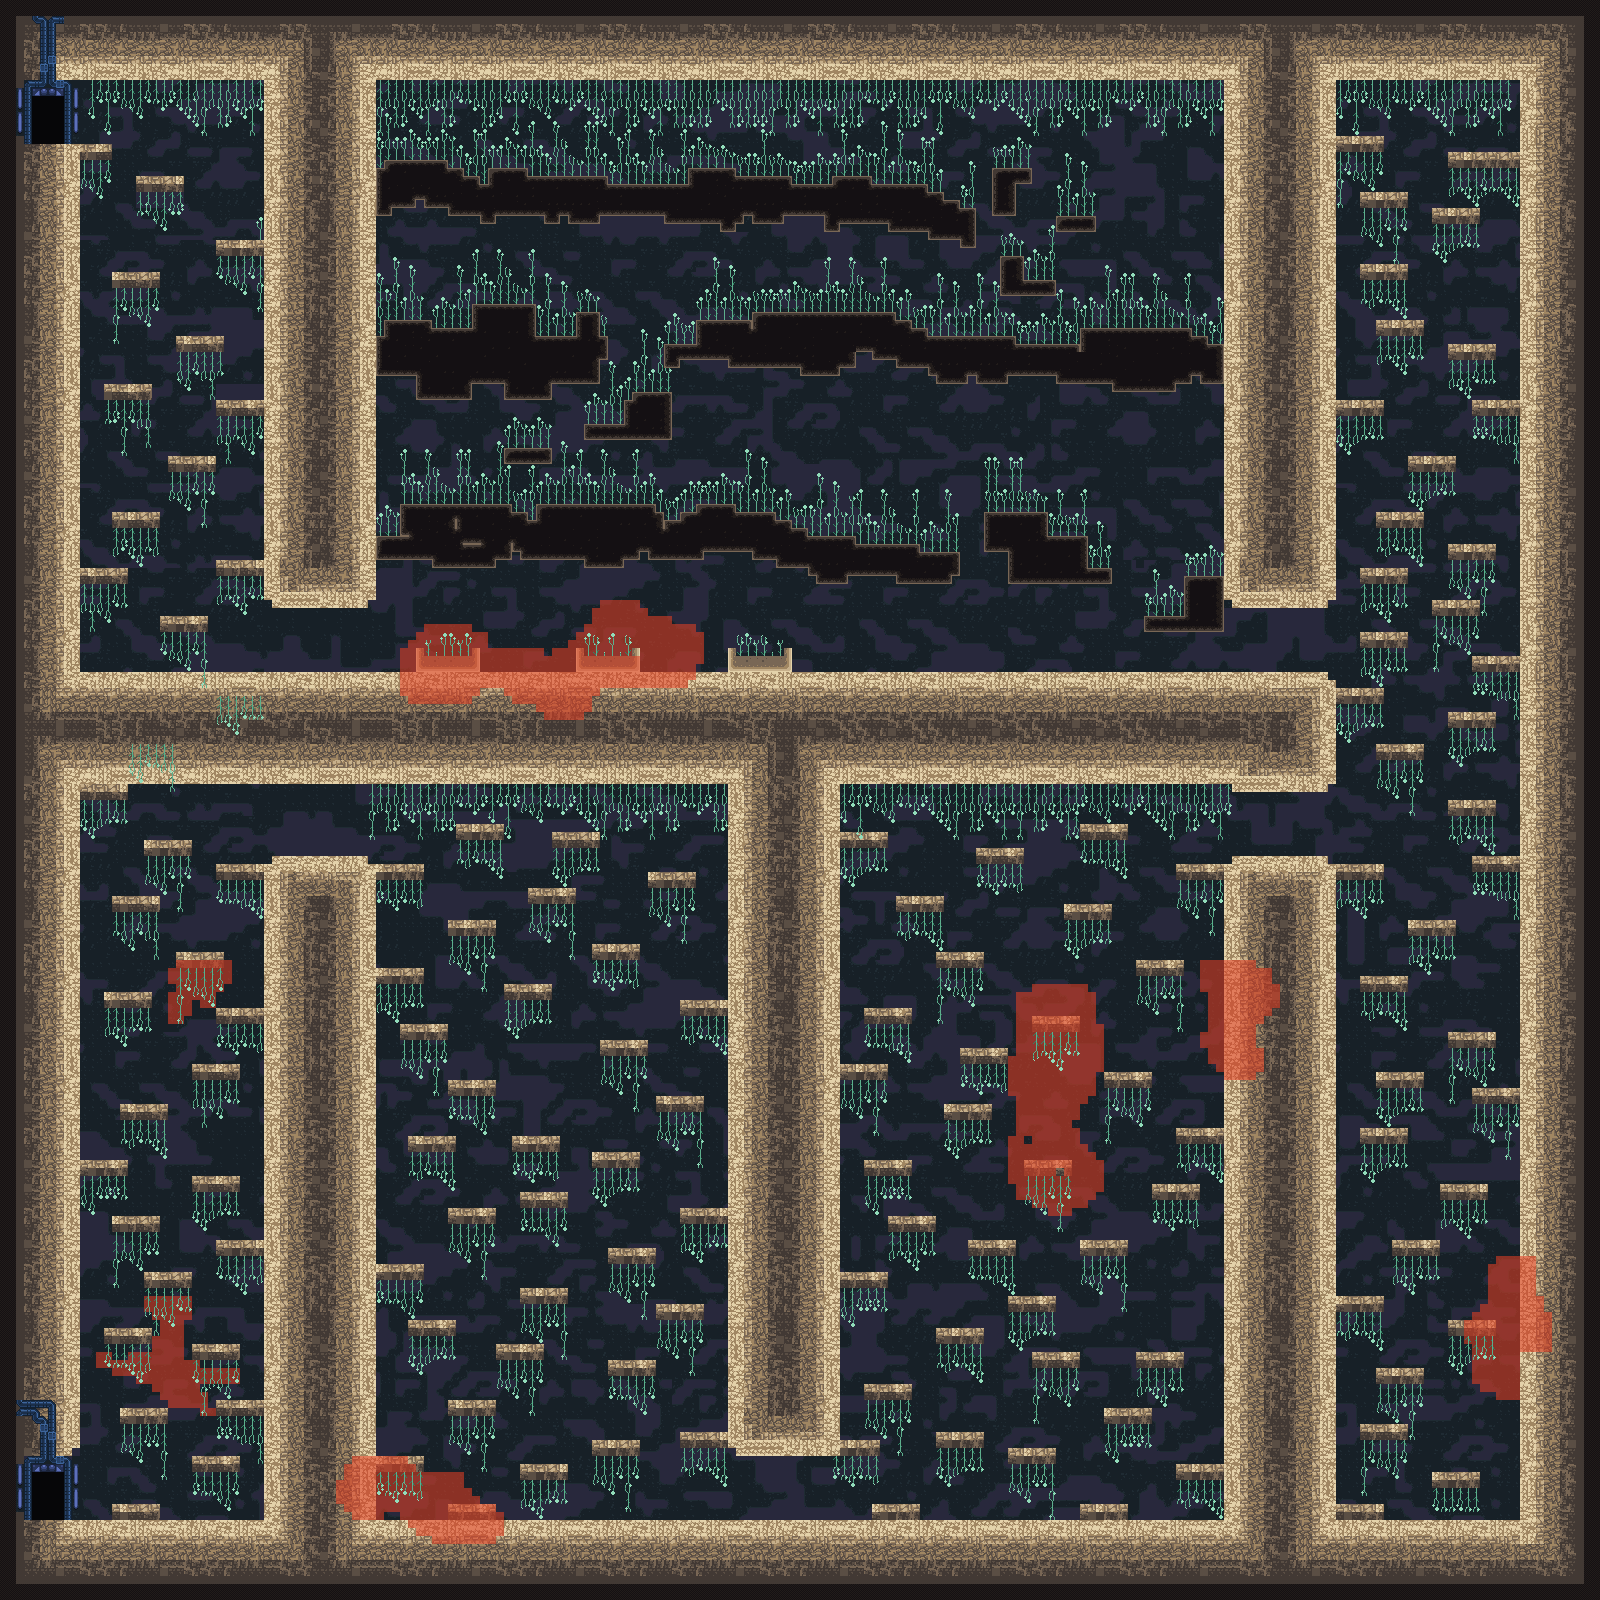

Below is a game level as drawn by its tile map, then a one-line description and the .tmx that defines it (tile-layer data replaced by summaries):
An orthogonal 200x200 tile map with 8x8 px tiles, 3 tile layers (Map, Flip, Foreground) and 102 objects (96x flipslime, 2x spawnPoint, 2x door, healthbox, nanitebox).

<map version="1.2" tiledversion="1.3.1" orientation="orthogonal" renderorder="right-down" compressionlevel="0" width="200" height="200" tilewidth="8" tileheight="8" infinite="0" backgroundcolor="#28283c" nextlayerid="7" nextobjectid="185">
 <editorsettings>
  <export target="../../src/maps/room13a.json" format="json" />
 </editorsettings>
 <properties>
  <property name="Parallax0" value="labCaveWall" />
 </properties>
 <tileset firstgid="1" source="tiles.tsx" />
 <layer id="1" name="Map" width="200" height="200">
  <data>[40000 cells, 38119 non-empty, 105 distinct tile ids]</data>
 </layer>
 <layer id="4" name="Flip" width="200" height="200">
  <data>[40000 cells, 1149 non-empty, 1 distinct tile ids]</data>
 </layer>
 <layer id="5" name="Foreground" width="200" height="200">
  <data>[40000 cells, 5619 non-empty, 32 distinct tile ids]</data>
 </layer>
 <objectgroup id="3" name="effects and spawns">
  <object id="23" name="enterTopLeft" type="spawnPoint" x="48.0909" y="103.637">
   <point />
  </object>
  <object id="51" name="exitTopLeft" type="door" x="31.0303" y="96.0606" width="33.3333" height="48">
   <properties>
    <property name="destinationMap" value="room13" />
    <property name="destinationSpawn" value="enterTopRight" />
   </properties>
  </object>
  <object id="74" name="exitBottomLeft" type="door" x="31.9697" y="1472.03" width="32.3333" height="48">
   <properties>
    <property name="destinationMap" value="room13" />
    <property name="destinationSpawn" value="enterBottomRight" />
   </properties>
  </object>
  <object id="78" name="enterBottomLeft" type="spawnPoint" x="48.061" y="1479.15">
   <point />
  </object>
 </objectgroup>
 <objectgroup id="6" name="game objects">
  <!-- 98 objects omitted --></objectgroup>
</map>
<!-- 98 of 102 objects omitted -->
